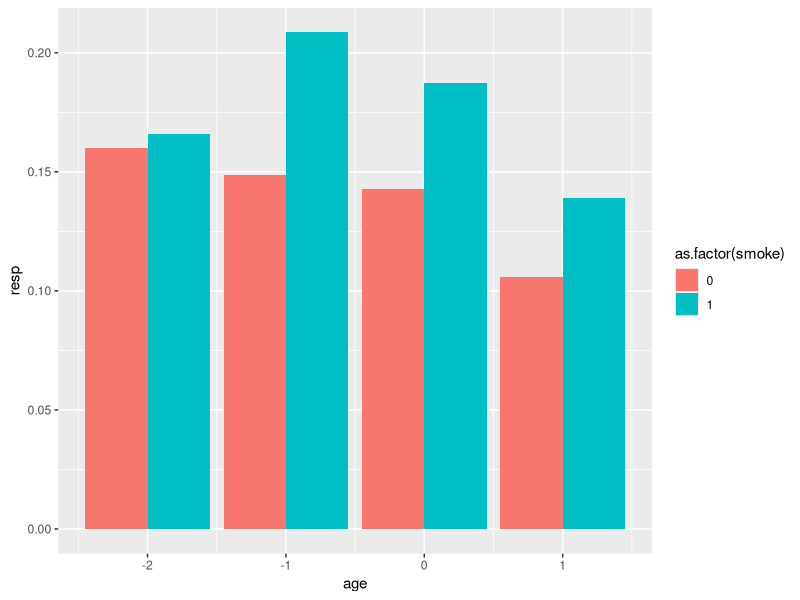

Write R code to recreate this figure. (Note: this script raises an error after producing the figure.)
## ---- chunk 1
knitr::opts_chunk$set(echo = TRUE, comment="", message=FALSE, 
                      warning=FALSE, cache=TRUE, fig.width = 3, 
                      fig.height = 3)
## ---- chunk 2
library(geepack)
data(ohio)
head(ohio)
## ---- chunk 3
library(ggplot2)
dd.agg <- aggregate(resp ~ age + smoke, 
                    data=ohio, FUN = mean)
ggplot(dd.agg, aes(y=resp, x=age,
                   fill=as.factor(smoke))) + 
    geom_bar(position="dodge", stat="identity")
## ---- chunk 4
fit.exch <- geeglm(resp~age*smoke, 
                   family=binomial(link="logit"),
                   data=ohio, id=id, 
                   corstr = "exchangeable",
                   std.err="san.se")
fit.unstr <- geeglm(resp~age*smoke, 
                    family=binomial(link="logit"),
                    data=ohio, id=id, 
                    corstr = "unstructured",
                    std.err="san.se")
## ---- chunk 5
summary(fit.exch)
## ---- chunk 6
summary(fit.unstr)
## ---- chunk 7
fit <- geeglm(resp~factor(age)+smoke, family=binomial(link="logit"),
              data=ohio, id=id, corstr = "exchangeable",
              std.err="san.se")
summary(fit)
## ---- chunk 8
fit1 <- geeglm(resp ~ factor(age) + smoke,
               family=binomial(link="logit"),
               data=ohio, id=id, corstr = "exchangeable",
               std.err="san.se")
fit2 <- geeglm(resp ~ factor(age), family=binomial(link="logit"),
               data=ohio, id=id, corstr = "exchangeable",
               std.err="san.se")
## ---- chunk 9
anova(fit1, fit2)
## ---- chunk 10
library(doBy)
est <- esticon(fit, diag(5))
est
## ---- chunk 11
OR.CI <- exp(cbind(est$Estimate, est$Lower, est$Upper))
rownames(OR.CI) <- names(coef(fit))
colnames(OR.CI) <- c("OR", "Lower OR", "Upper OR")
OR.CI
## ---- chunk 12
val <- esticon(fit, c(0,-1,1,0,1))
exp(val$Estimate)
val
## ---- chunk 13
library(nlme)
data("BodyWeight" , package="nlme")
head(BodyWeight)
## ---- chunk 14
datos.s <-groupedData(weight ~ Time | Rat, BodyWeight)
head(datos.s)
## ---- chunk 15
plot(datos.s)
## ---- chunk 16
plot(datos.s, outer="Diet")
## ---- chunk 17
plot(datos.s, inner="Diet")
## ---- chunk 18
mod.lme <-lme(weight ~ Time * Diet, datos.s, random =  ~ 1)
mod.lme
## ---- chunk 19
plot(augPred(mod.lme, level = 0:1, length.out = 2))
## ---- chunk 20
summary(mod.lme)
## ---- chunk 21
mod.lm <-lm(weight ~ Time * Diet, BodyWeight)
summary(mod.lm)
## ---- chunk 22
mod.lme2 <-lme(weight ~ Time * Diet, random = ~ Time,
               datos.s)
summary(mod.lme2)
## ---- chunk 23
plot(augPred(mod.lme2, level = 0:1, length.out = 2))
## ---- chunk 24
anova(mod.lme, mod.lme2)
## ---- chunk 25
plot(mod.lme)
## ---- chunk 26
library(lme4)
mod.bin <- lmer(resp ~ age*smoke + (1|id), 
                data=ohio, family="binomial" )
summary(mod.bin)
## ---- chunk 27
library(ggplot2)
dd.agg <- aggregate(resp ~ age + smoke, 
                    data=ohio, FUN = mean)
ggplot(dd.agg, aes(y=resp, x=age,
                   fill=as.factor(smoke))) + 
    geom_bar(position="dodge", stat="identity")
## ---- chunk 28
se <- sqrt(diag(vcov(mod.bin)))
tab <- cbind(Est = fixef(mod.bin),
            Lower = fixef(mod.bin) - 1.96 * se, 
            Upper = fixef(mod.bin) + 1.96 * se)
## ---- chunk 29
tab
